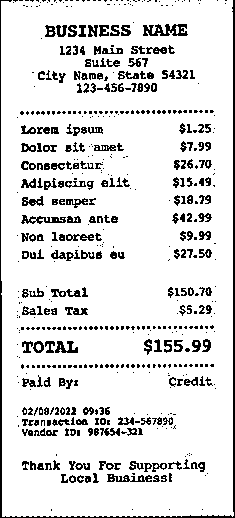
#> input picture notebooks/result.png, 235 x 518 px
$ jupyter execute --allow-errors imagePreprocess.ipynb
#> lines starting #> are read from the running program, lines starting #| are printed output that depends on the picture; after the words box and inside, x2 and y2 are one past the last pixel; in counts of white or black regions, pixels touching at a corner belong together
[cell 1]
import cv2
import pytesseract
from pytesseract import Output
import re
import matplotlib.pyplot as plt

#if TesseractNotFoundError occurs
pytesseract.pytesseract.tesseract_cmd = r'C:\Users\ammar.jamalludin\AppData\Local\Programs\Tesseract-OCR\tesseract.exe'

[cell 2]
image_path = "result.png"
image = cv2.imread(image_path)
#> image is the input picture: shape (518, 235, 3); 87.7% white; black in thin lines or dots
image = cv2.resize(image, None, fx=1.2, fy=1.2, interpolation=cv2.INTER_CUBIC)
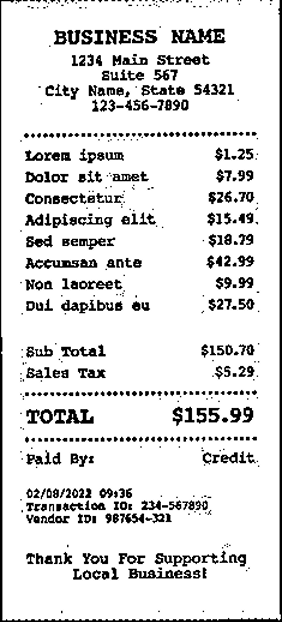
#> image: shape (622, 282, 3); min 0, max 255, mean 223.2

# Keep original color copy for display
image_color = image.copy()

# --- Convert to gray and denoise ---
gray = cv2.cvtColor(image, cv2.COLOR_BGR2GRAY)
# Non-local means denoising (works well for text images)
denoised = cv2.fastNlMeansDenoising(gray, h=10)

# --- Contrast enhancement (CLAHE) ---
clahe = cv2.createCLAHE(clipLimit=2.0, tileGridSize=(8, 8))
enhanced = clahe.apply(denoised)

# --- Thresholding (Otsu + adaptive as alternatives) ---
blur = cv2.GaussianBlur(enhanced, (5, 5), 0)
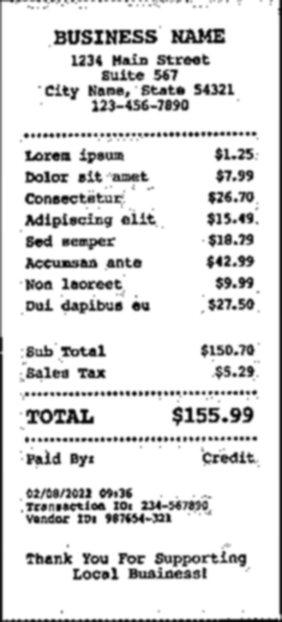
#> blur: shape (622, 282); min 5, max 255, mean 223.5
otsu = cv2.threshold(blur, 0, 255, cv2.THRESH_BINARY + cv2.THRESH_OTSU)[1]
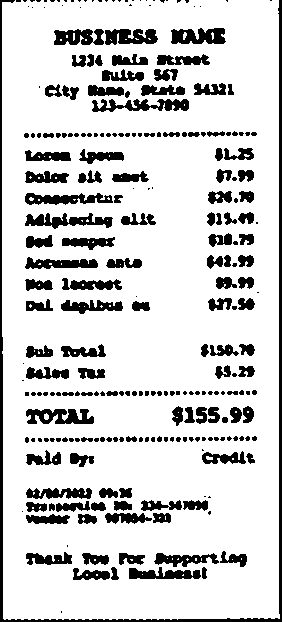
#> otsu: shape (622, 282); 82.7% white; 256 black regions (124 under 20 px), largest, box (x1, y1, x2, y2) and area: (0, 0, 282, 622) 4212, (92, 99, 189, 112) 731, (25, 213, 113, 229) 727
adaptive = cv2.adaptiveThreshold(enhanced, 255, cv2.ADAPTIVE_THRESH_GAUSSIAN_C,
                                 cv2.THRESH_BINARY, 11, 2)
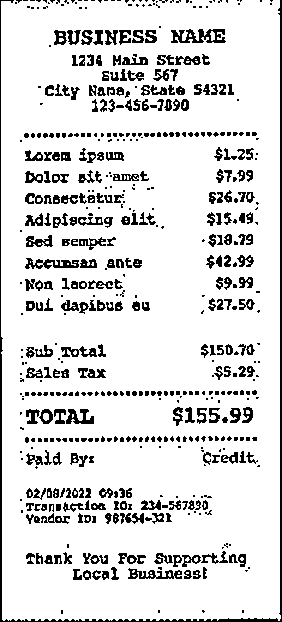
#> adaptive: shape (622, 282); 86.8% white; 561 black regions (294 under 20 px), largest, box (x1, y1, x2, y2) and area: (0, 0, 282, 622) 2826, (171, 29, 226, 43) 454, (25, 258, 79, 269) 322

# Ensure text is dark on light background (pytesseract prefers this)
white_ratio = (otsu == 255).mean()
#> white_ratio = 0.827
if white_ratio < 0.5:
    otsu = cv2.bitwise_not(otsu)

# --- Morphological clean-up ---
kernel = cv2.getStructuringElement(cv2.MORPH_RECT, (3, 3))
clean = cv2.morphologyEx(otsu, cv2.MORPH_OPEN, kernel, iterations=1)
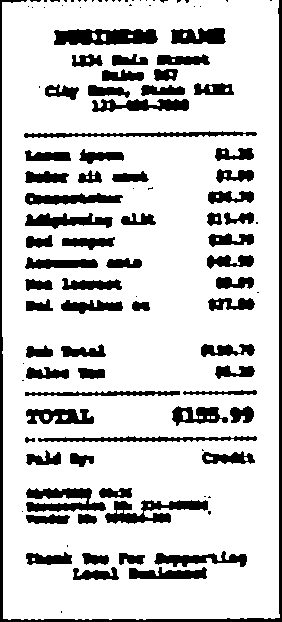
#> clean: shape (622, 282); 81.2% white; 113 black regions (46 under 20 px), largest, box (x1, y1, x2, y2) and area: (0, 0, 282, 622) 4268, (54, 29, 158, 45) 1376, (105, 500, 208, 524) 1205
clean = cv2.morphologyEx(clean, cv2.MORPH_CLOSE, kernel, iterations=1)
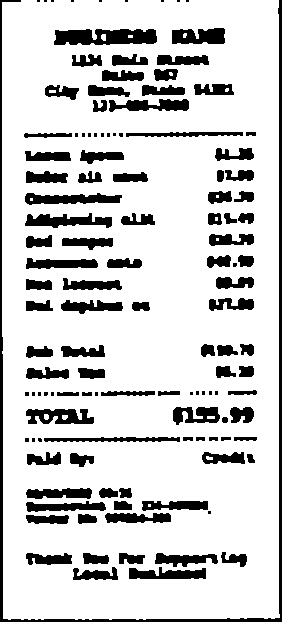
#> clean: shape (622, 282); 81.8% white; 124 black regions (33 under 20 px), largest, box (x1, y1, x2, y2) and area: (0, 0, 282, 622) 4258, (54, 29, 157, 45) 1360, (25, 193, 122, 205) 789
# Slight dilation to strengthen characters
clean = cv2.dilate(clean, kernel, iterations=1)
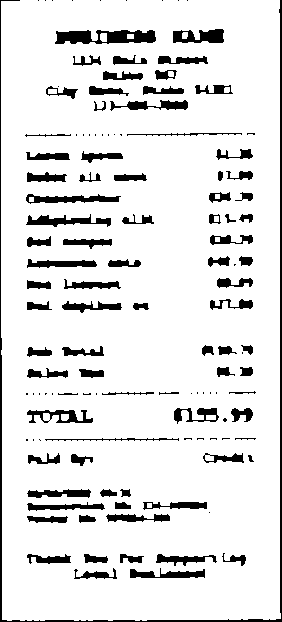
#> clean: shape (622, 282); 88.9% white; 126 black regions (42 under 20 px), largest, box (x1, y1, x2, y2) and area: (0, 0, 282, 622) 2686, (55, 30, 156, 44) 1014, (26, 214, 111, 227) 530

final = clean

# Show intermediate and final results side-by-side
fig, axes = plt.subplots(1, 4, figsize=(16, 6))
axes[0].imshow(cv2.cvtColor(image_color, cv2.COLOR_BGR2RGB))
axes[0].set_title('Original (Color)')
axes[0].axis('off')

axes[1].imshow(enhanced, cmap='gray')
axes[1].set_title('CLAHE Enhanced')
axes[1].axis('off')

axes[2].imshow(otsu, cmap='gray')
axes[2].set_title('Otsu Threshold')
axes[2].axis('off')

axes[3].imshow(final, cmap='gray')
axes[3].set_title('Final (Cleaned)')
axes[3].axis('off')

plt.tight_layout()
plt.show()

# Prepare final image for OCR
final_rgb = cv2.cvtColor(final, cv2.COLOR_GRAY2RGB)
